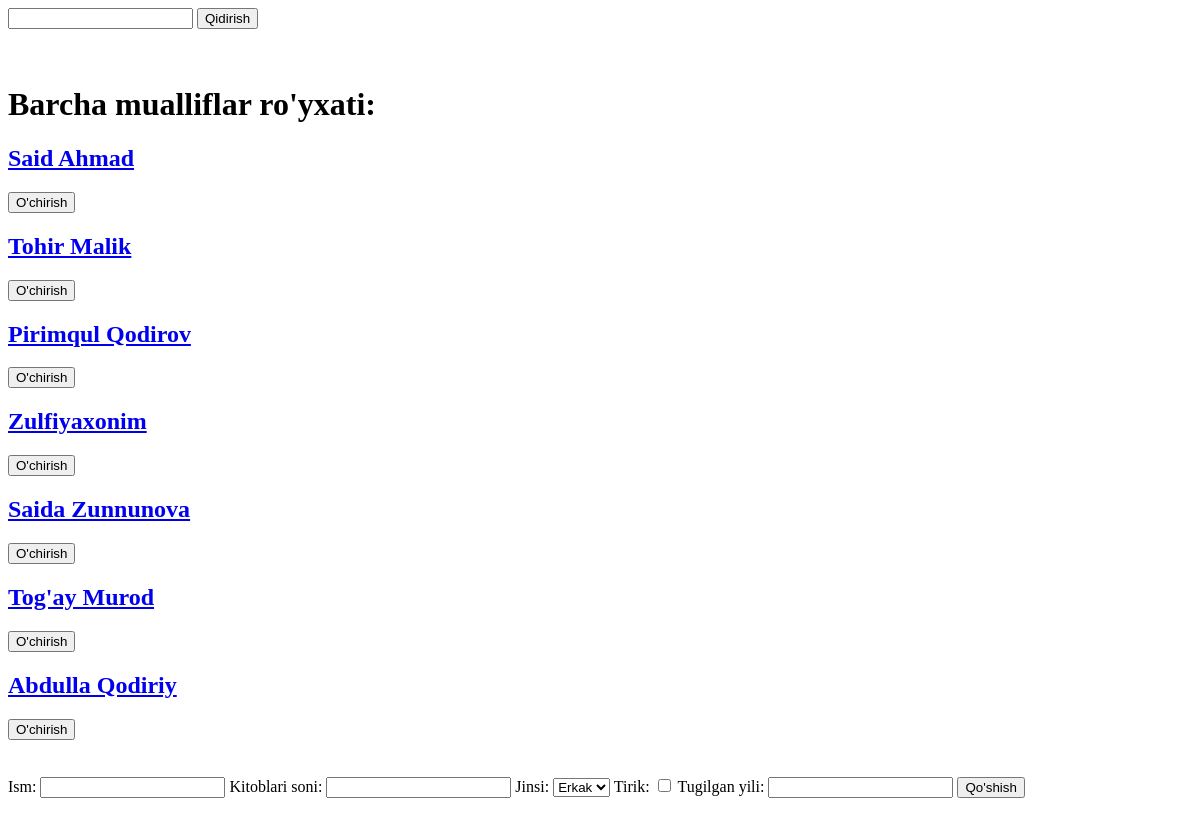
Page /mualliflar/ on the earlier database version.
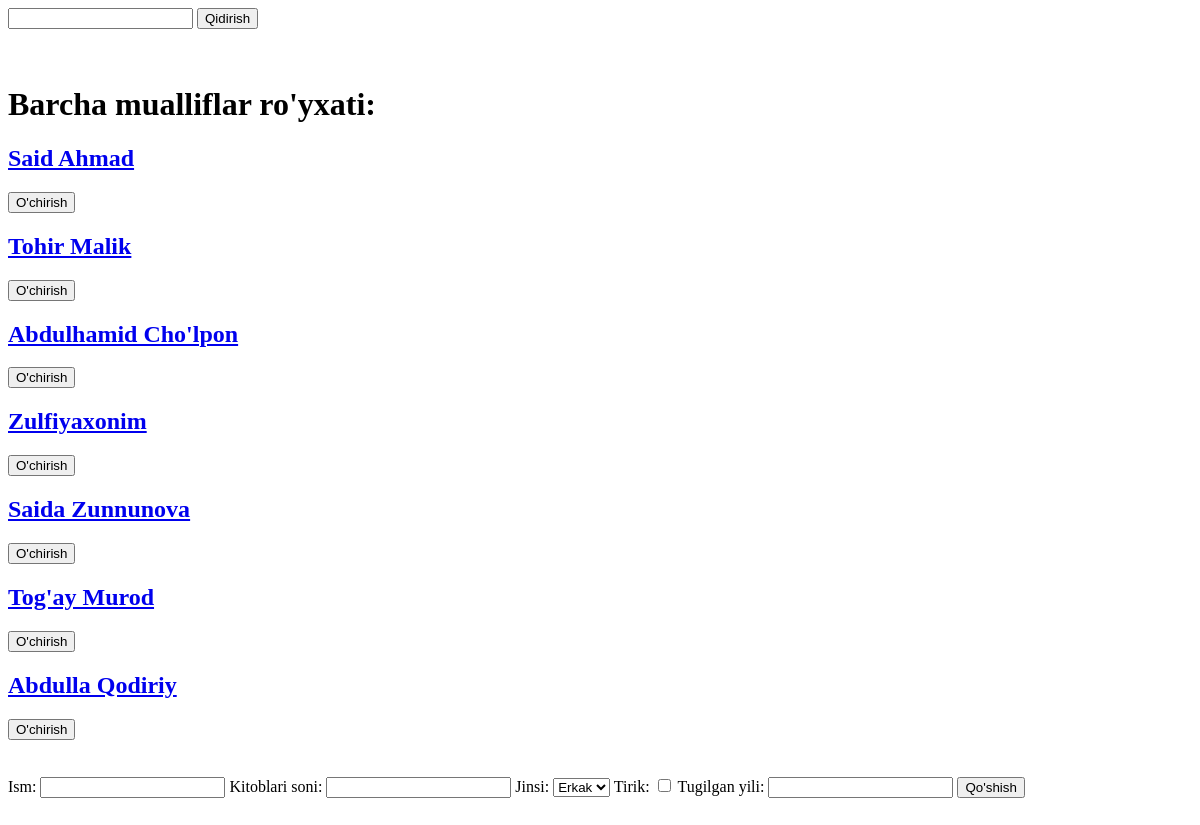
Same page on the later database version.
### asosiy/models.py (models this page shows, shortened)
class Muallif(models.Model):
    tanlov = [
        ("Erkak","Erkak"),
        ("Ayol","Ayol")
    ]
    ism = models.CharField(max_length=50)
    kitob_soni = models.SmallIntegerField()
    jins = models.CharField(max_length=50 , choices=tanlov)
    tirik = models.BooleanField()
    tugilgan_yili = models.SmallIntegerField()

### asosiy/views.py (the view, shortened to what this page needs)
# urls.py: path('mualliflar/', hamma_muallif),
def hamma_muallif(sorov):
    soz = sorov.GET.get('qidiruv')
    if soz == "" or soz is None:
        content = {
            "mualliflar": Muallif.objects.all(),
            "forma": MuallifForm()
        }
    else:
        content = {
            "mualliflar": Muallif.objects.filter(ism__contains=soz),
            "forma": MuallifForm()
        }
    return render(sorov, 'barcha_mualliflar.html', content)

### asosiy/forms.py
class MuallifForm(forms.Form):
    TANLOV = [
        ("Erkak", "Erkak"),
        ("Ayol", "Ayol")
    ]
    ism = forms.CharField()
    k_s = forms.IntegerField(label="Kitoblari soni")
    jinsi = forms.ChoiceField(choices=TANLOV)
    tirik = forms.BooleanField()
    tugilgan_yili = forms.IntegerField()

### templates/barcha_mualliflar.html (shortened to what this page needs)
<!DOCTYPE html>
<html lang="en">
<head>
</head>
<body>
<form method="get">
     <input type="text" name="qidiruv">
     <button>Qidirish</button>
  </form>
  <br>
  <br>
  <h1> Barcha mualliflar ro'yxati:</h1>
  {% for muallif in mualliflar %}
 <h2> <a href="/muallif_ozgartir/{{muallif.id}}/">{{muallif.ism}}</a ></h2>
  <a href = "/vazifa2/{{muallif.id}}/"><button> O'chirish </button></a>
  <br>
  {% endfor %}
    <br>
    <br>
    <form method="post">{% csrf_token %}
        {{forma}}
        <button type="submit">Qo'shish</button>
    </form>
    <br>
    <br>
</body>
</html>

Differences in the rows shown:
changed Muallif: ism "Pirimqul Qodirov" → "Abdulhamid Cho'lpon"
